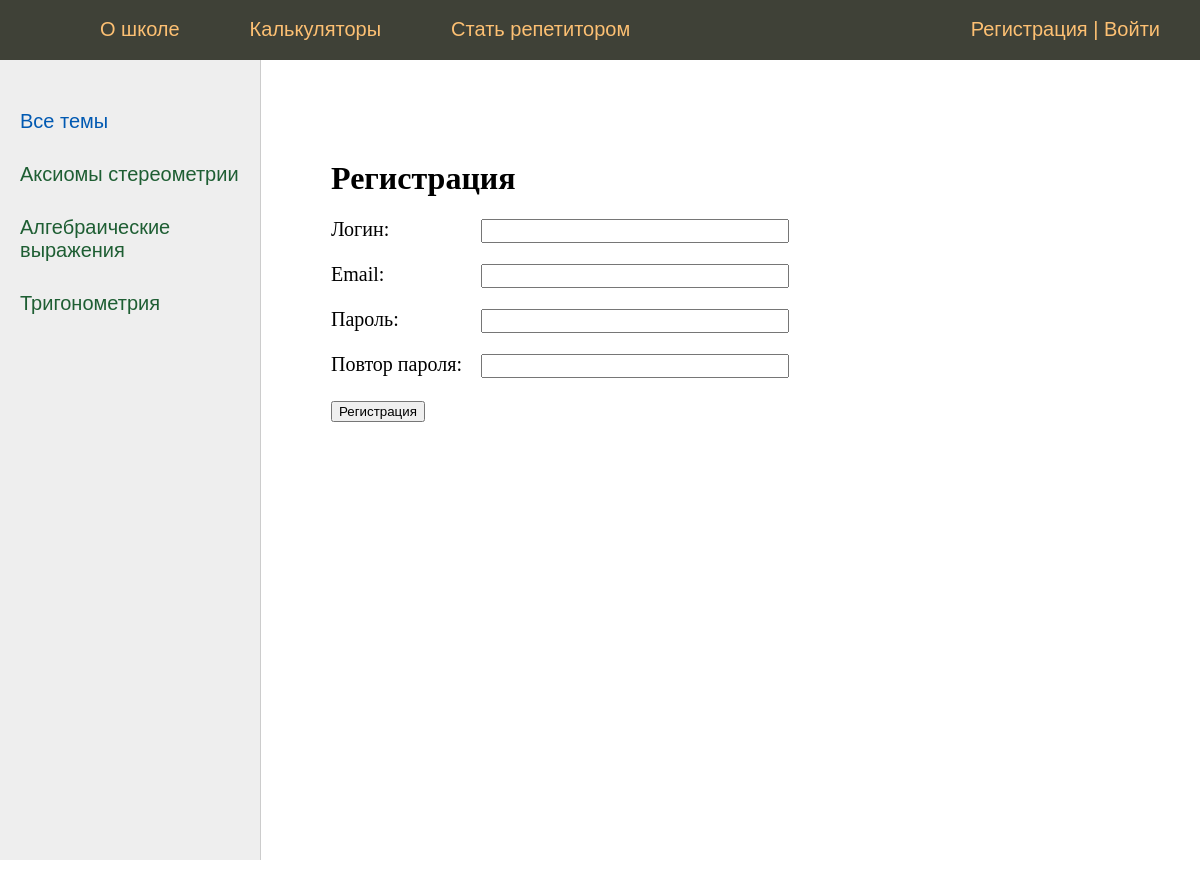
Page /register/ on the earlier database version.
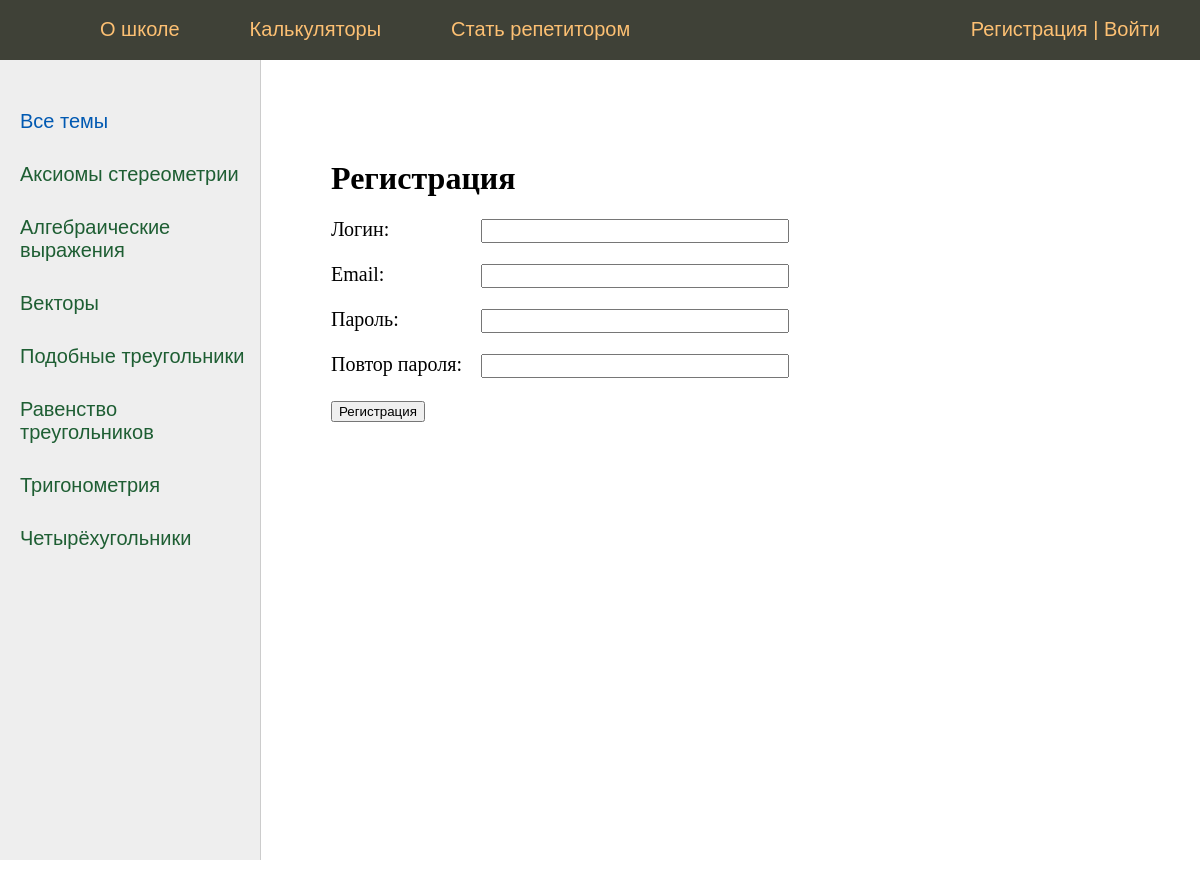
Same page on the later database version.
### lessons/models.py (models this page shows, shortened)
class Category(models.Model):
    name = models.CharField(max_length=100, db_index=True, verbose_name="Категория")
    slug = models.SlugField(max_length=255, unique=True, db_index=True, verbose_name="URL")
    def get_absolute_url(self):
        return reverse('category', kwargs={'cat_slug': self.slug})
    class Meta:
        verbose_name = 'Категория'
        verbose_name_plural = 'Категории'
        ordering = ['id']

### lessons/views.py (the view, shortened to what this page needs)
# urls.py: path('register/', RegisterUser.as_view(), name='register'),
class RegisterUser(DataMixin, CreateView):
    form_class = RegisterUserForm
    template_name = 'lessons/register.html'
    success_url = reverse_lazy('login')
    def get_context_data(self, *, object_list=None, **kwargs):
        context = super().get_context_data(**kwargs)
        c_def = self.get_user_context(title="Регистрация")
        return dict(list(context.items()) + list(c_def.items()))

### lessons/forms.py
class RegisterUserForm(UserCreationForm):
    username = forms.CharField(label='Логин', widget=forms.TextInput(attrs={'class': 'form-input'}))
    email = forms.EmailField(label='Email', widget=forms.EmailInput(attrs={'class': 'form-input'}))
    password1 = forms.CharField(label='Пароль', widget=forms.PasswordInput(attrs={'class': 'form-input'}))
    password2 = forms.CharField(label='Повтор пароля', widget=forms.PasswordInput(attrs={'class': 'form-input'}))
    class Meta:
        model = User
        fields = ('username', 'email', 'password1', 'password2')

### lessons/utils.py (called while the page is built)
    def get_user_context(self, **kwargs):
        context = kwargs
        cats = Category.objects.annotate(Count('lessons'))
        user_menu = menu.copy()
        if not self.request.user.has_perm('lessons.change_lessons'):
            user_menu.pop(1)
        context['menu'] = user_menu
        context['cats'] = cats
        if 'cat_selected' not in context:
            context['cat_selected'] = 0
        return context

### lessons/templates/lessons/register.html (shortened to what this page needs)
{% extends 'lessons/base.html' %}
{% block content %}
<h1>{{title}}</h1>
<form method="post">
{% for f in form %}
<p><label class="form-label" for="{{ f.id_for_label }}">{{f.label}}: </label>{{ f }}</p>
{% endfor %}
    <button type="submit">Регистрация</button>
</form>
{% endblock %}

### lessons/templates/lessons/base.html (shortened to what this page needs)
{% load static %}
{% load lessons_tags %}
<!DOCTYPE html>
<html>
<head>
	<link type="text/css" href="{% static 'lessons/css/styles.css' %}" rel="stylesheet" />
</head>
<body>
<table class="table-page" border=0 cellpadding="0" cellspacing="0">
<tr><td valign=top>
{% block mainmenu %}
		<div class="header">
			<ul id="mainmenu" class="mainmenu">
			<li class="logo"><a href="{% url 'home' %}"><div class="logo"></div></a></li>
{% for m in menu %}
			<li><a href="{% url m.url_name %}">{{m.title}}</a></li>
{% endfor %}
				{% if request.user.is_authenticated %}
				<li class="last"> {{user.username}} | <a href="{% url 'logout' %}">Выйти</a></li>
				{% else %}
				<li class="last"><a href="{% url 'register' %}">Регистрация</a> | <a href="{% url 'login' %}">Войти</a></li>
				{% endif %}
			</ul>
		</div>
{% endblock mainmenu %}
<table class="table-content" border=0 cellpadding="0" cellspacing="0">
<tr>
	<td valign="top" class="left-chapters">
	<ul id="leftchapters">
{% if cat_selected == 0 %}
		<li class="selected">Все темы</li>
{% else %}
		<li><a href="{% url 'home' %}">Все темы</a></li>
{% endif %}
{% for c in cats %}
{% if c.lessons__count > 0 %}
	{% if c.pk == cat_selected %}
		<li class="selected">{{c.name}}</li>
	{% else %}
		<li><a href="{{ c.get_absolute_url }}">{{c.name}}</a></li>
	{% endif %}
{% endif %}
{% endfor %}
	</ul>
</td>
<td valign="top" class="content">
	<div class="content-text">
{% block content %}
{% endblock %}
	</div>
</td></tr></table>
</td></tr>
</table>
</body>
</html>

### lessons/static/lessons/css/styles.css (style rules this page uses)
html, body { font-family: 'Arial'; margin: 0; padding: 0; height: 100%; width: 100%; color: #1e5e33; }
a { color: #0059b2; text-decoration: none; }
.table-page { width: 100%; height: 100%; vertical-align: top; }
.table-page tr { height: 100%; }
.header { background: #3F4137; height: 60px; }
.logo { background: url('../images/logo.png') no-repeat 10px 5px; width: 70px; height: 60px; }
ul.mainmenu { list-style: none; margin: 0; padding: 0; height: 60px; color: #fdc073; font-size: 20px; overflow: hidden; }
ul.mainmenu li { float: left; margin: 18px 40px 0 30px; }
ul.mainmenu li.logo { margin: 0; }
ul.mainmenu li.last { float: right; }
ul.mainmenu li a { color: #fdc073; text-decoration: none; }
.table-content { width: 100%; min-height: 100%; height: 100%; }
.left-chapters { margin: 0; background: #eee; border-right: 1px solid #ccc; min-height: 100%; }
.left-chapters ul { width: 230px; min-height: 100%; margin: 0; padding: 20px 10px 10px 20px; list-style: none; font-size: 20px; }
.left-chapters ul li { margin: 30px 0 0 0; color: #999; }
.left-chapters ul li.selected { color: #0059b2; }
.left-chapters ul li a { color: #1e5e33; text-decoration: none; }
.content { padding: 40px 20px 20px 40px; width: 100%; box-sizing: border-box; }
.content-text { margin: 60px 0 0 30px; color: #000; font-size: 20px; font-family: Yandex Sans Display Light; }
.content-text h1 { font-size: 32px; }
.form-input { width: 300px; font-size: 16px; }
.form-label { display: inline-block; min-width: 150px; vertical-align: top; }
A { text-decoration:none; }

Differences in the rows shown:
added Category: name "Векторы"
added Category: name "Подобные треугольники"
added Category: name "Равенство треугольников"
added Category: name "Четырёхугольники"
